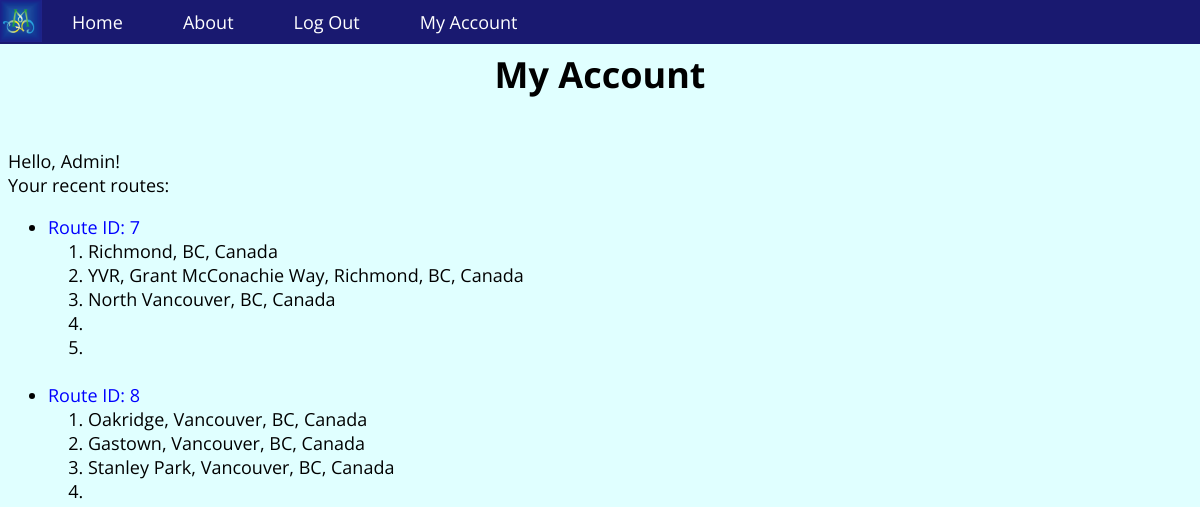
/RoutePlanner/account.html (signed in), run on the app's committed database.
### RoutePlanner/models.py (models this page shows)
class Route(models.Model):
    location1 = models.CharField(max_length=200, blank=True)
    location2 = models.CharField(max_length=200, blank=True)
    location3 = models.CharField(max_length=200, blank=True)
    location4 = models.CharField(max_length=200, blank=True)
    location5 = models.CharField(max_length=200, blank=True)
    userprofile = models.ForeignKey(UserProfile, blank=True, null=True)
    def __unicode__(self):
        return str(self.id)

### RoutePlanner/views.py (the view)
def account(request):
    if request.user.is_authenticated():
        current_user = request.user
        route_list = list(Route.objects.filter(userprofile=current_user.userprofile))
    else:
        route_list = [];
    return render(request, 'RoutePlanner/account.html',
                  {'route_list': route_list})

### templates/RoutePlanner/account.html (shortened to what this page needs)
<!DOCTYPE html>
{% load staticfiles %}
<html>
    <head>
        <link rel="stylesheet" type="text/css" href="{% static "css/htmlStyle.css" %}" />
    </head>
    <body onLoad='makelist()'>
	    <nav>
	        <div id='navBar'>
            <ul>
            	<a href="/RoutePlanner/">
                   <img src="{{ STATIC_URL }}images/logo.png" alt="RoutePlanner" style="float:left;width:42px;height:42px;"></img>
                </a>
            	<a href="/RoutePlanner/"> <li>Home </li></a>
            	<a href="/RoutePlanner/about.html"> <li> About </li></a>
                {% if user.is_authenticated %}
		        <a href="/RoutePlanner/logout.html"> <li>Log Out</li></a>
		        <a href="/RoutePlanner/account.html"> <li>My Account</li></a>
		        {% else %}
		        <a href="/RoutePlanner/login.html"><li>Log In</li></a>
		        <a href="/RoutePlanner/register.html"><li>Get Started</li></a>
		        {% endif %}
            </ul>
	        </div>
	    </nav>
	    <div id='title'>
	        <h1>My Account</h1>
	        {% if user.is_authenticated %}
            Hello, {{ user.username }}!<br/>
            {% endif %}
	        Your recent routes:
            <ul>
              {% for route in route_list %}
                <li> <a href="/RoutePlanner/?route={{ route.id }}"><font color = "blue">Route ID: {{ route.id }}</font></a>
                    <ol>
                        <li>{{ route.location1 }}</li>
                        <li>{{ route.location2 }}</li>
                        <li>{{ route.location3 }}</li>
                        <li>{{ route.location4 }}</li>
                        <li>{{ route.location5 }}</li>
                    </ol>
                </li><br/>
              {% endfor %}
            </ul>
        </div>
    </body>
</html>

### static/css/htmlStyle.css (style rules this page uses)
body { background: #e0ffff; padding: 0; font-family: 'Open Sans'; font-size: 18px; margin-top: 50px; }
h1 { font-family: 'Open Sans'; text-align: center; margin-bottom: 50px; }
#navBar { position: fixed; top: 0; left: 0; background: #191970; width: 100%; padding: 0; z-index: 1; }
#navBar ul { list-style: none; margin-top: 0; padding: 0; z-index: 200000; }
#navBar li { display: inline-block; color: #ffffff; float: left; text-align: center; padding-top: 10px; padding-bottom: 10px; padding-right: 30px; padding-left: 30px; }
a { color: #ffffff; outline: 0; text-decoration: none; }

### data on the page
Route: id "7", location1 "Richmond, BC, Canada", location2 "YVR, Grant McConachie Way, Richmond, BC, Canada", location3 "North Vancouver, BC, Canada"
Route: id "8", location1 "Oakridge, Vancouver, BC, Canada", location2 "Gastown, Vancouver, BC, Canada", location3 "Stanley Park, Vancouver, BC, Canada"

### other printed values
{{ user.username }} "Admin"
